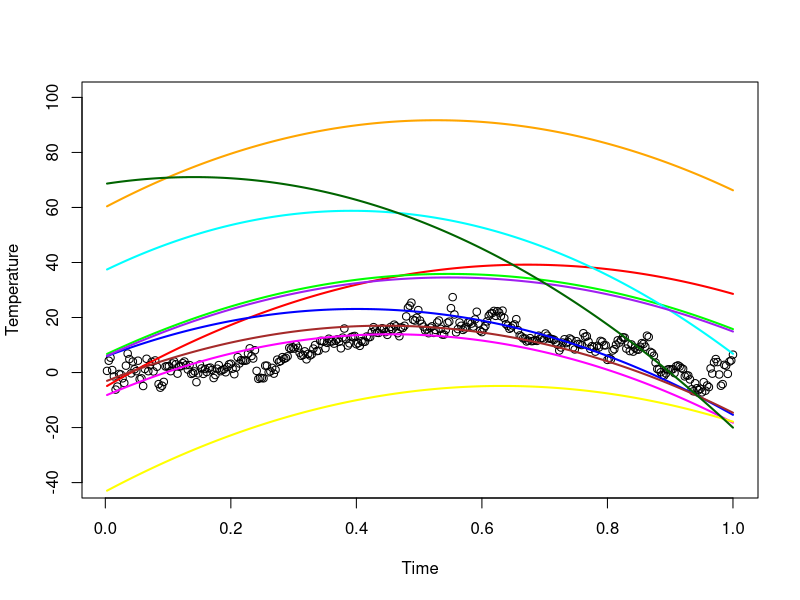
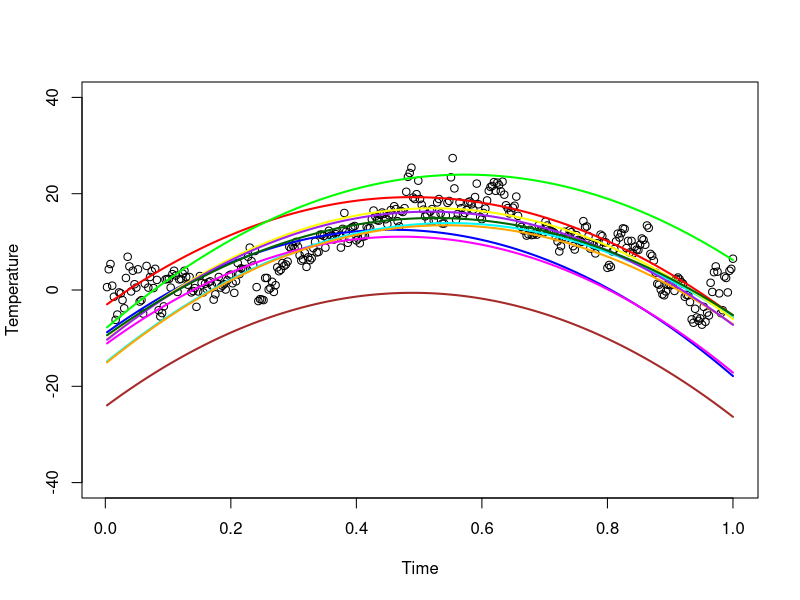
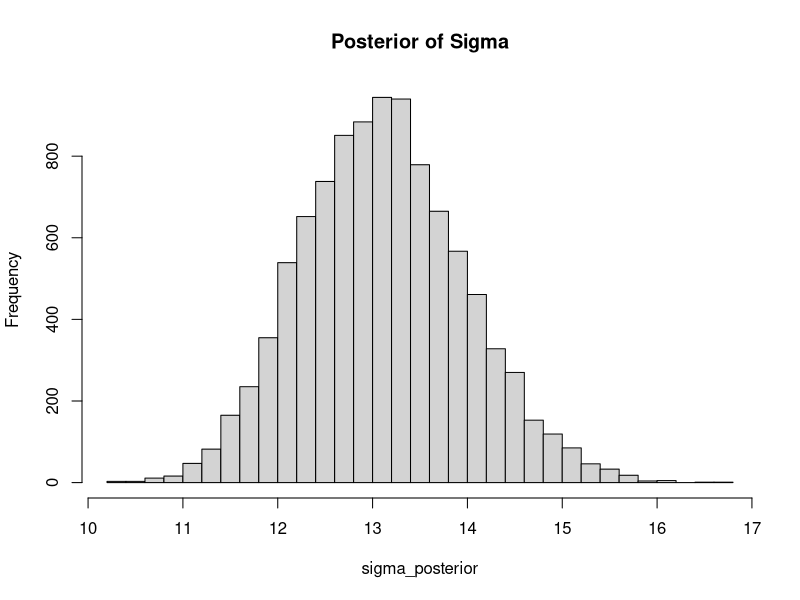
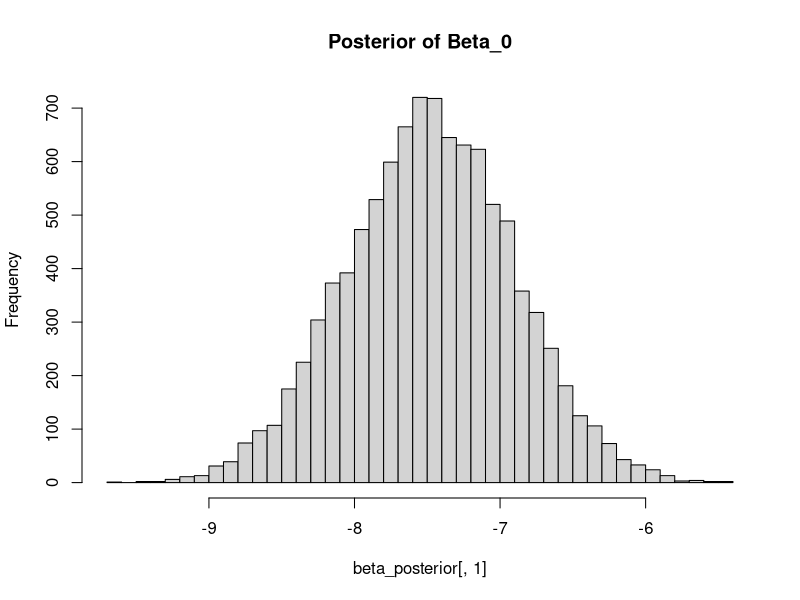
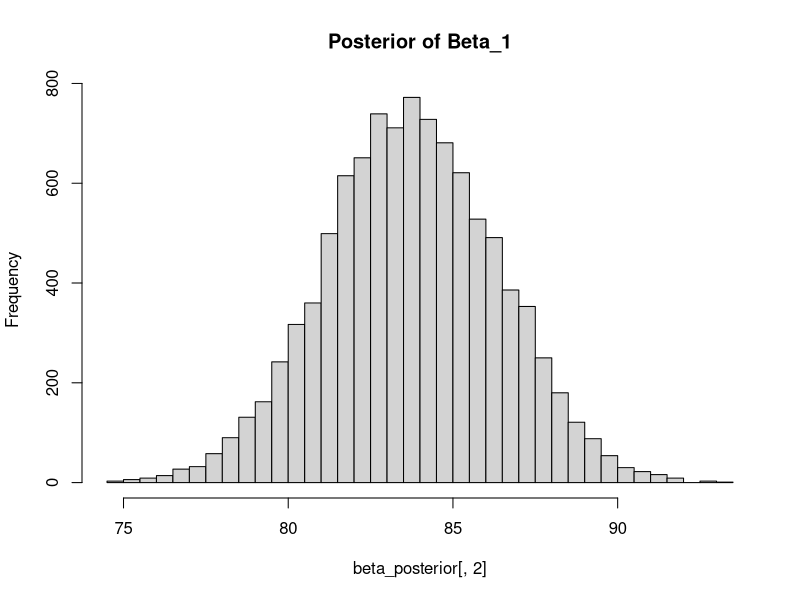
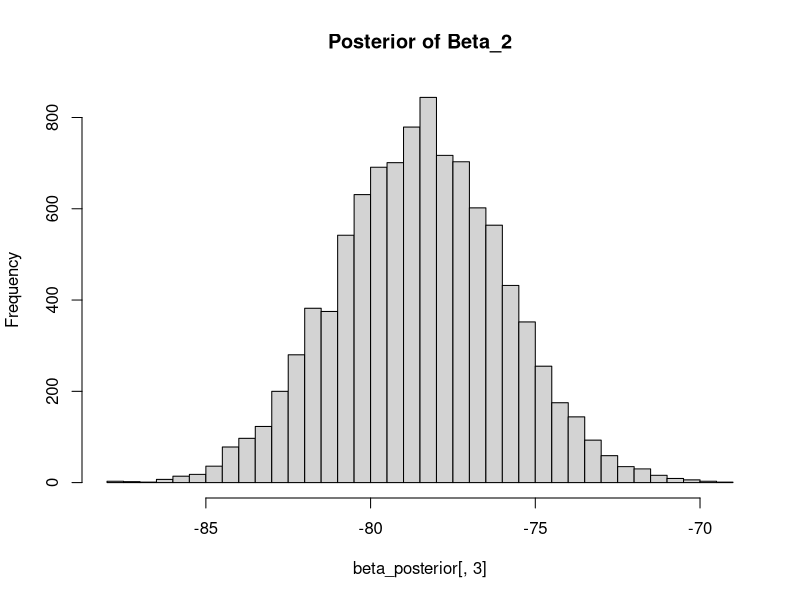
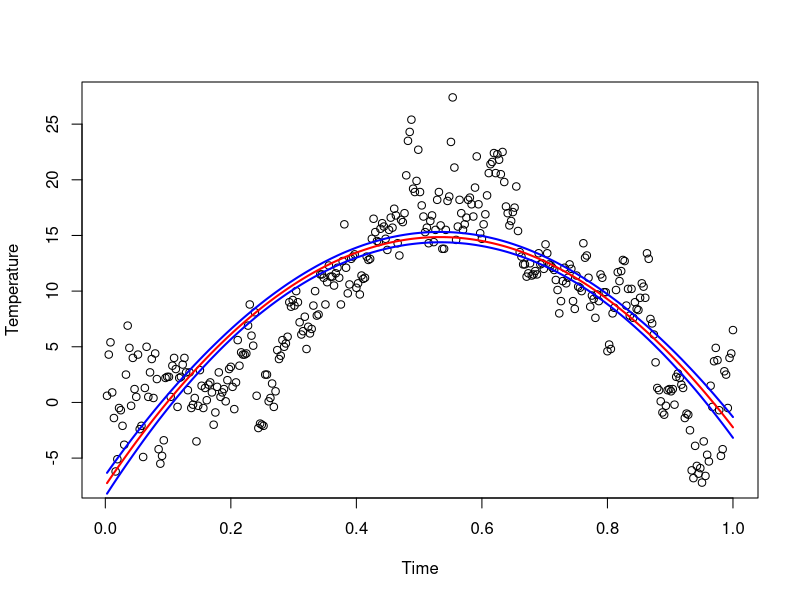
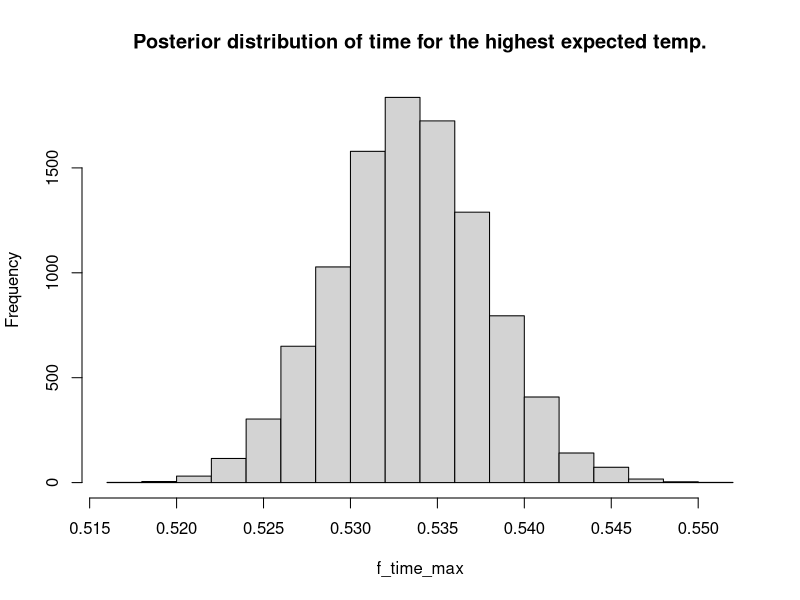

The R source for these figures, in order:
# nazbi056 & simci637

library(readxl)
library(mvtnorm)

# Question 1: Linear and polynomial regression

df <- read_xlsx("Linkoping2022.xlsx")
df$time <- 1:nrow(df) / 365 

n <- nrow(df)
x1 <- rep(1, times = n)
x2 <- df$time
x3 <- (df$time)^2

X <- cbind(x1, x2, x3)
y <- matrix(df$temp, ncol = 1)

# Part a)

set.seed(123)
# Given prior hyperparameters

# mean and standard deviation for guassian distribution
mu0 <- matrix(c(0,100,-100), ncol = 1)
omega0 <- 0.01 * diag(3)

# number of chi-squared degrees of freedom and the scaling parameter for inverse chi-square
nu0 <- 1
sigma0_sqr <- 1

# Getting joint prior for beta and sigma^2
nDraws <- 10
sigma_new <- matrix(ncol=1, nrow=nDraws)
beta_new <- matrix(ncol=3, nrow=nDraws)

for (i in 1:nDraws){
  sigma_new[i,] <- (nu0*sigma0_sqr)/ rchisq(1, nu0)
  beta_new[i,] <- rmvnorm(1, mu0, sigma_new[i,]*solve(omega0))   
}

y_prior <- matrix(nrow = n, ncol = nDraws)
for (l in 1:nDraws){
  err <- rnorm(1, mean = 0, sd = 1)
  y_prior[,l] <- X[,1] * beta_new[l,1] + X[,2] * beta_new[l,2] + X[,3] * beta_new[l,3] + err
}

plot(df$time, df$temp, ylim = c(-40, 100), ylab = 'Temperature', xlab = 'Time')
colors <- c("red", "blue", "green", "cyan", "magenta", "yellow", "orange", "purple", 
            "brown", "darkgreen")
for (i in 1:nDraws){
  lines(df$time, y_prior[,i], col = colors[i], type = 'l', lwd = 2)
}

cat("Minimum variance is", min(sigma_new), "\n",
    "Maximum variance is", max(sigma_new), "\n")

set.seed(123)
# Selected prior hyperparameters

# mean and standard deviation for guassian distribution
mu0 <- matrix(c(-10,100,-100), ncol = 1)
omega0 <- 0.01 * diag(3)

# number of chi-squared degrees of freedom and the scaling parameter for inverse chi-square
nu0 <- 100
sigma0_sqr <- 0.2

# Getting joint prior for beta and sigma^2
nDraws <- 10
sigma_new <- matrix(ncol=1, nrow=nDraws)
beta_new <- matrix(ncol=3, nrow=nDraws)

for (i in 1:nDraws){
  sigma_new[i,] <- (nu0*sigma0_sqr)/ rchisq(1, nu0)
  beta_new[i,] <- rmvnorm(1, mu0, sigma_new[i,]*solve(omega0))   
}

y_prior <- matrix(nrow = n, ncol = nDraws)
for (l in 1:nDraws){
  err <- rnorm(1, mean = 0, sd = 1)
  y_prior[,l] <- X[,1] * beta_new[l,1] + X[,2] * beta_new[l,2] + X[,3] * beta_new[l,3] + err
}

plot(df$time, df$temp, ylim = c(-40, 40), ylab = 'Temperature', xlab = 'Time')
colors <- c("red", "blue", "green", "cyan", "magenta", "yellow", "orange", "purple", 
            "brown", "darkgreen")
for (i in 1:nDraws){
  lines(df$time, y_prior[,i], col = colors[i], type = 'l', lwd = 2)
}

cat("Minimum variance is", min(sigma_new), "\n",
    "Maximum variance is", max(sigma_new), "\n")


# Part b)

beta_hat <- solve(t(X) %*% X) %*% t(X) %*% y

mu_n <- solve(t(X) %*% X + omega0) %*% ((t(X) %*% X) %*% beta_hat) + 
  (omega0 %*% mu0)
omega_n <- t(X) %*% X + omega0 
nu_n <- nu0 + n 
sigma_n_sqr <- (nu0 %*% sigma0_sqr + (t(y) %*% y) + 
                  (t(mu0) %*% omega0 %*% mu0) - (t(mu_n) %*% omega_n %*% mu_n)) / nu_n 


get_posterior_parameters <- function(nDraws){
  sigma_beta_posterior <- matrix(ncol=4, nrow=nDraws)
  
  for (i in 1:nDraws){
    sigma_beta_posterior[i,1] <- (nu_n*sigma_n_sqr)/ rchisq(1, nu_n)
    sigma_beta_posterior[i,2:4] <- rmvnorm(1, mu_n, sigma_beta_posterior[i,1]*solve(omega_n)) 
  }  
  return(sigma_beta_posterior)
}

posterior <- get_posterior_parameters(nDraws = 10000)
sigma_posterior <- posterior[,1]
beta_posterior <- posterior[,2:4]

hist(sigma_posterior, breaks = 30, main = "Posterior of Sigma")
hist(beta_posterior[,1], breaks = 30, main = "Posterior of Beta_0")
hist(beta_posterior[,2], breaks = 30, main = "Posterior of Beta_1")
hist(beta_posterior[,3], breaks = 30, main = "Posterior of Beta_2")

y_posterior <- beta_posterior %*% t(X) # getting predictions
y_posterior_median <- apply(y_posterior, 2, median) # median of the predictions

# calculating 90% equal tail probability 
posterior_5th_percentile <- apply(y_posterior, 2, quantile, probs = 0.05)
posterior_95th_percentile <- apply(y_posterior, 2, quantile, probs = 0.95)

plot(df$time, df$temp, ylab = 'Temperature', xlab = 'Time')
lines(df$time, y_posterior_median, col = 'red', lwd = 2)
lines(df$time, posterior_5th_percentile, col = 'blue', lwd = 2)
lines(df$time, posterior_95th_percentile, col = 'blue', lwd = 2)

# Part c)

# First derivative is 0 since it is a parabola
f_time_max <- -beta_posterior[,2] / (2*beta_posterior[,3])
hist(f_time_max, main = "Posterior distribution of time for the highest expected temp.")

plot(df$time, df$temp, ylab = 'Temperature', xlab = 'Time')
lines(df$time, y_posterior_median, col = 'red', lwd = 2)
abline(v = median(f_time_max), lwd = 3, lty = 2, col = 'blue')

# Part d)

#Too many variables leads to overfitting hence we will use regularization prior for higher 
#order terms. Larger $\lambda$ value gives smoother fit. We choose our priors as 
#\mu_0 = (-10,100,-100, 0, 0, 0, 0, 0, 0, 0, 0)  and 
#\Omega_0 = (0.01, 0.01, 0.01, 100, 100, 100, 100, 100, 100, 100, 100)

# Question 2: Posterior approximation for classification with logistic regression

df2 <- read.table("WomenAtWork.dat", header = TRUE)

# Part a)

Covs <- c(2:8) # Select which covariates/features to include
X <- as.matrix(df2[,Covs])
Xnames <- colnames(X)
y <- as.matrix(df2[,1])

nObs <- dim(df2)[1]
nPar <- dim(df2)[2] -1 # subtract y

# Setting up the prior
tau <- 2
mu <- as.matrix(rep(0, nPar)) # Prior mean vector
Sigma <- (tau^2)*diag(nPar) # Prior covariance matrix

# Now we will use optim. Inputs are;
# 1) log p(theta|y) function
# 2) initial values for betas

# input 1) 
LogPostLogistic <- function(betas, y, X, mu, Sigma){
  linPred <- X%*%betas
  logLik <- sum( linPred*y - log(1 + exp(linPred)) )
  logPrior <- dmvnorm(betas, mu, Sigma, log=TRUE) # densities are given as log, calculates density
  return(logLik + logPrior)
}

# input 2) 
initVal <- matrix(0, nPar, 1)

# Now optimize
OptimRes <- optim(initVal, LogPostLogistic, gr=NULL, y, X, mu, Sigma, method=c("BFGS"), 
                  control=list(fnscale=-1), hessian=TRUE)

# Printing the results to the screen
posterior_mode <- t(OptimRes$par)
colnames(posterior_mode) <- Xnames
approxPostStd <- sqrt(diag(solve(-OptimRes$hessian))) # Computing approximate standard deviations.
names(approxPostStd) <- Xnames # Naming the coefficient by covariates

print('The posterior mode is:')
print(posterior_mode)

print('The approximate posterior standard deviation is:')
print(approxPostStd)

lower_bound <- OptimRes$par[6] - 1.96*approxPostStd[6]
upper_bound <- OptimRes$par[6] + 1.96*approxPostStd[6]
cat("95% credible interval is [", lower_bound, ",", upper_bound, "]")

# testing approximation
glmModel <- glm(Work ~ 0 + ., data = df2, family = binomial)
glmModel$coefficients

# Part b)

mu_posterior <- OptimRes$par
Sigma2_posterior <- solve(-OptimRes$hessian)

input <- c(1, 18, 11, 7, 40, 1, 1)
X_input <- as.matrix(input, ncol = 1)

nDraws <- 10000

generated_beta <- rmvnorm(nDraws, mean = mu_posterior, sigma = Sigma2_posterior)
linPred <- generated_beta %*% X_input

sigmoid_fnc <- function(linPred){
  return(1/(1+exp(linPred)))
}

result <- apply(linPred, 1, sigmoid_fnc)
hist(result, main = "Posterior of predictive distribution of P(y=0|x)")

# Part c)

nDraws <- 10000
pred_draw <- rep(nDraws, 0)

for (i in 1:nDraws){
  # generate posterior draw
  generated_beta <- rmvnorm(1, mean = mu_posterior, sigma = Sigma2_posterior)
  linPred <- generated_beta %*% X_input
  prob_success <- 1/(1+exp(linPred))
  
  # generate predictive draw
  pred_draw[i] <- rbinom(n = 1, size = 13, prob = prob_success)
}

hist(pred_draw, main = "Posterior predictive dist. for # of women not working")




